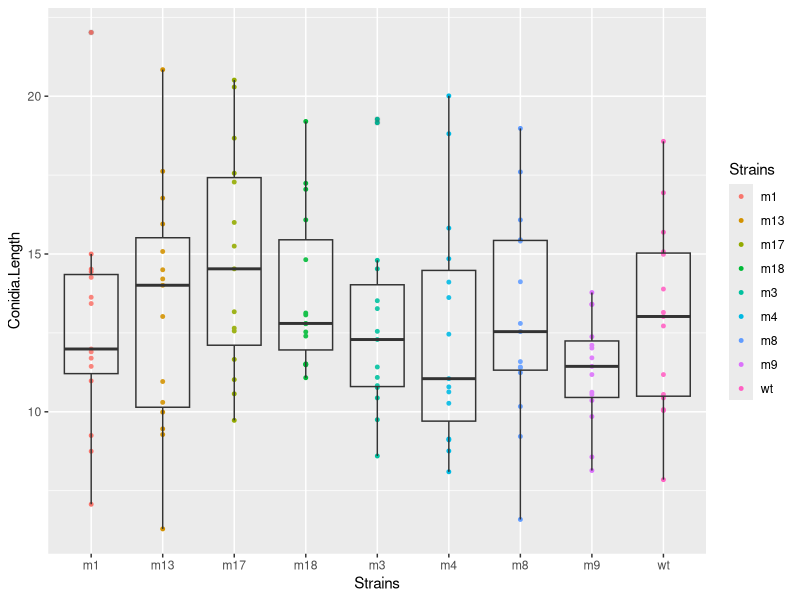
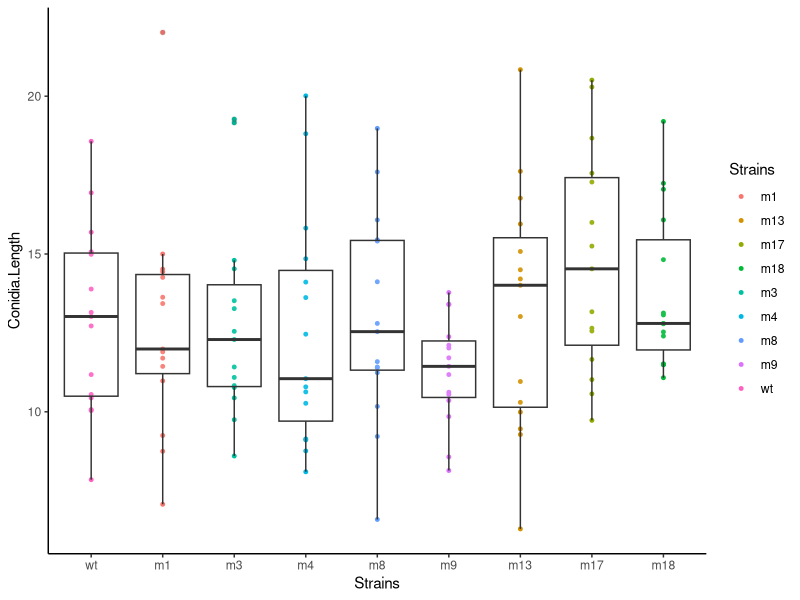
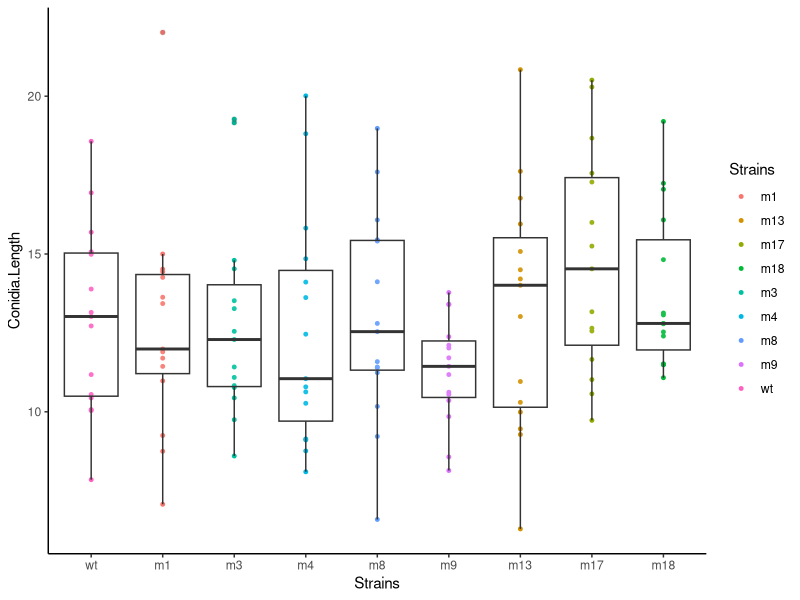

Here is the R script that generated these plots, in order:
#load package and data set
library(dplyr)
library(ggplot2)

mydata <- read.csv("conidia_length.csv")
View(mydata)# you can see the  strange numeric in strains, so we can remove using fileEncoding = 'UTF-8-BOM'#

mydata <- read.csv("conidia_length.csv",fileEncoding = 'UTF-8-BOM')

dim(mydata)
class(mydata)
glimpse(mydata)
list(mydata$Strains)
class(mydata$Strains)
levels(mydata$Strains)


#change Species "chr" to factor,
mydata$Strains <- as.factor(mydata$Strains) 

#create plot
testplot <-ggplot(mydata,aes(x=Strains,y=Conidia.Length))+
  geom_point(aes(color=Strains),size=1,alpha=1)

#add boxplot
testplot+geom_boxplot(alpha=0.1)

#add axis line,remove background, order item variable in line x
testplot+geom_boxplot(alpha=0.1)+ theme(axis.line=element_line(),
                                        panel.background = element_blank())+
  scale_x_discrete(limits=c("wt","m1","m3","m4","m8","m9","m13","m17","m18"))

##Exercise1## reordering items in legend wt,m1,m3,m4,m8,m9,m13,m17,18 

##Exercise2## remaking bacground and panel gridline

#Exercise3## making title in plot"

#save your plot
ggsave("plot.tiff", width=10, height=10, units="cm",dpi=300)